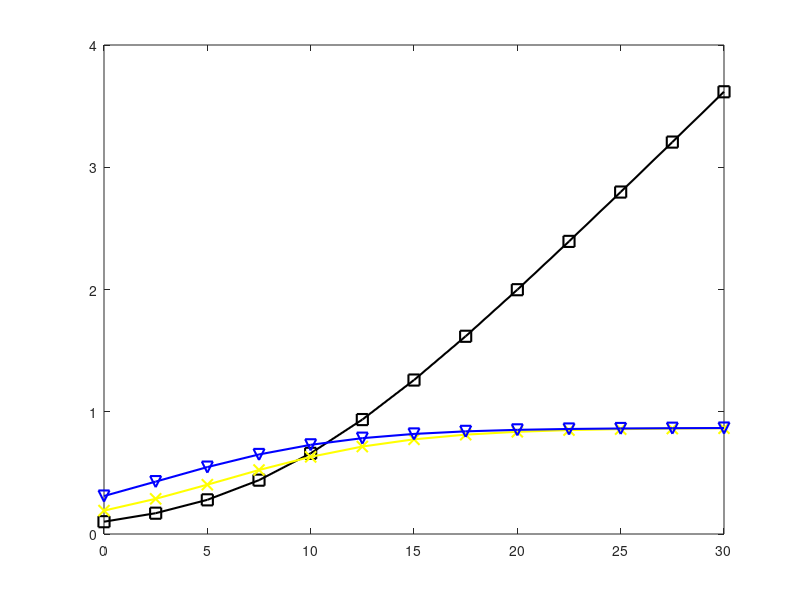

Recreate this plot in MATLAB. (Note: this script raises an error after producing the figure.)
clc;
clear variables;
close all;
%% Main parameter
PdBm = 0:2.5:30;
P = db2pow(PdBm);

sigma = 1;

alpha_j = 0.7;
alpha_i = 1-alpha_j;
sim_times = 1e5;

%% Channel generation
lambda_SR = 1;
lambda_SUi = 0.5;

lambda_RUj = 0.5;
lambda_SE = 1;
lambda_RE = 0.5;

h_SR  = sqrt(lambda_SR/2)*(randn(1,sim_times) + 1i*randn(1,sim_times));
h_SUi = sqrt(lambda_SUi/2)*(randn(1,sim_times) + 1i*randn(1,sim_times));

h_RUj = sqrt(lambda_RUj/2)*(randn(1,sim_times) + 1i*randn(1,sim_times));
h_SE  = sqrt(lambda_SE/2)*(randn(1,sim_times) + 1i*randn(1,sim_times));
h_RE  = sqrt(lambda_RE/2)*(randn(1,sim_times) + 1i*randn(1,sim_times));


%% Simulation
for idx = 1:length(PdBm)


    %% fixed alpha_j = 0.7;

   snr_RUi = @(x,y) P(idx)*x.*y/(P(idx)*(1-x).*y + sigma);
   snr_Uii = @(x) P(idx)*(1-x).*mean(abs(h_SUi).^2)/sigma;
   % fixed alpha_i = 0.7;
   C_ui1_fixed (idx) =1/2*log2( 1 + snr_Uii(alpha_j)); 
   R_uij_fixed (idx) =1/2*log2( 1 + snr_RUi(alpha_j,mean(abs(h_SUi).^2))); 
   R_r_fixed (idx) =1/2*log2( 1 + snr_RUi(alpha_j,mean(abs(h_SR).^2))); 


  %% Optimal solution ;
  epsilon = 0.99; Rj = 0.5;
  %%%% Find root of epsilon[1];
  fun_alpha = @(x) 1 - x.^(-x./(x-1)) + x.^(-1./(x-1)) - epsilon;
  x0 = (1-0.5).*rand(1,1) + 0.5;
  alphaj_t = fzero(fun_alpha,x0);

  %%% Feasible solution
  zeta = max(    mean(abs(h_SR).^2) , mean(abs(h_SUi).^2));
  % cond = ( P(idx)*zeta +sigma ) /( P(idx)*zeta)*(1- 1/2^(2*Rj))
  
  cond = 1  - (  (P(idx)*zeta +sigma )/2^(2*Rj)   - 1 )   /(P(idx)*zeta);

  xi = max(cond,1/2);

  % Final solution;
  alpha_opt(idx) = min(1,min(alphaj_t,xi));

   C_ui1_opt (idx) = 1/2*log2( 1 + snr_Uii(alpha_opt(idx))); 
    R_uij_opt (idx) =1/2*log2( 1 + snr_RUi(alpha_opt(idx),mean(abs(h_SUi).^2))); 
    R_r_opt (idx) =1/2*log2( 1 + snr_RUi(alpha_opt(idx),mean(abs(h_SR).^2))); 
        
end

Fix1 = plot(PdBm,C_ui1_fixed,'k-s','MarkerSize',8,'LineWidth',1.5); hold on;
Fix2 = plot(PdBm,R_uij_fixed,'y-x','MarkerSize',8,'LineWidth',1.5); hold on;
Fix3 = plot(PdBm,R_r_fixed,'b-v','MarkerSize',8,'LineWidth',1.5); hold on;
Fix4 =yline(fun_alpha(alpha_j)+ epsilon,'k-x','LineWidth',1.5); hold on;

req1 = yline(Rj,'m--','LineWidth',1.5); hold on;
req2 = yline(epsilon,'g-.','LineWidth',1.5); hold on;


Opt1 = plot(PdBm,C_ui1_opt,'k-o','MarkerSize',10,'LineWidth',1.5); hold on;
Opt2 = plot(PdBm,R_uij_opt,'b--+','MarkerSize',8,'LineWidth',1.5); hold on;
Opt3 = plot(PdBm,R_r_opt,'r-^','MarkerSize',9,'LineWidth',1.5); hold on;
% Opt4 =yline(fun_alpha(alpha_opt)+ epsilon,'r-*','LineWidth',1.5); hold on;


hold on;
colormap(gca) % cool

lgd=legend([Fix1(1), Fix2(1), Fix3(1),Fix4(1),...
    Opt1(1), Opt2(1), Opt3(1),...
    req1(1),req2(1)],...
    '$\alpha_j = 0.7$: $C_{i}[1]$','$\alpha_j = 0.7$: $R_{\rm R}[1]$','$\alpha_j = 0.7$: $R_{{\rm U}_i}[1]$','$\alpha_j = 0.7 $: $\epsilon_{\rm E}[1]$',...
     'Eq. (17): $C_{i}[1]$','Eq. (17): $R_{\rm R}[1]$','Eq. (17): $R_{{\rm U}_i}[1]$ ',...
    'Rate: $R_j=0.5$',...
    'DEP: $\epsilon_{\rm th}=0.9$'...
    ,'FontSize',11,'location','se','Interpreter','latex');
xlabel('Transmit Power, {\it P} [dBm]','Fontsize',16) 
ylabel('Covert Rate [bps/Hz]');
axis([min(PdBm) max(PdBm) 0 3]);
lgd.NumColumns = 1;
lgd.FontSize = 14;
set(gca,'fontsize',14);

% saveas(gcf,'Figure3a.fig');

